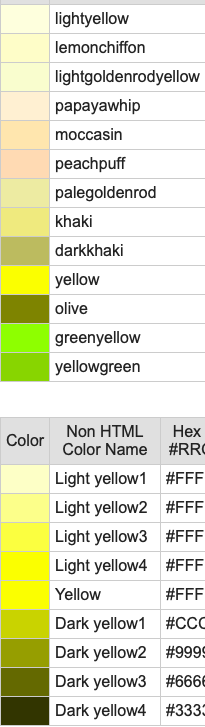
#> input picture images/yellow.png, 205 x 727 px
$ python color.py
#> lines starting #> are read from the running program, lines starting #| are printed output that depends on the picture; after the words box and inside, x2 and y2 are one past the last pixel; in counts of white or black regions, pixels touching at a corner belong together
### color_list_new.py
# -*- coding: utf-8 -*
import numpy as np
import collections

#定義字典存放顏色分量上下限
#例如：{顏色: [min分量, max分量]}
#{'red': [array([160,  43,  46]), array([179, 255, 255])]}

def getColorList():
    dict = collections.defaultdict(list)

    # 黑色
    lower_black = np.array([0, 0, 0])
    upper_black = np.array([180, 255, 46])
    color_list = []
    color_list.append(lower_black)
    color_list.append(upper_black)
    dict['black'] = color_list

    #灰色
    lower_gray = np.array([0, 0, 46])
    upper_gray = np.array([10, 10, 220])
    color_list = []
    color_list.append(lower_gray)
    color_list.append(upper_gray)
    dict['gray']=color_list

    # 白色
    lower_white = np.array([0, 0, 228])
    upper_white = np.array([180, 30, 255])
    color_list = []
    color_list.append(lower_white)
    color_list.append(upper_white)
    dict['white'] = color_list

    #紅色
    lower_red = np.array([163, 59, 88])
    upper_red = np.array([180, 255, 255])
    color_list = []
    color_list.append(lower_red)
    color_list.append(upper_red)
    dict['red']=color_list

    # 紅色2
    lower_red = np.array([0, 88, 88])
    upper_red = np.array([12, 255, 255])
    color_list = []
    color_list.append(lower_red)
    color_list.append(upper_red)
    dict['red2'] = color_list

    #橙色
    lower_orange = np.array([11, 88, 87])
    upper_orange = np.array([25, 255, 255])
    color_list = []
    color_list.append(lower_orange)
    color_list.append(upper_orange)
    dict['orange'] = color_list


    #黃色
    lower_yellow = np.array([23, 78, 87])
    upper_yellow = np.array([34, 255, 255])
    color_list = []
    color_list.append(lower_yellow)
    color_list.append(upper_yellow)
    dict['yellow'] = color_list

    #綠色
    lower_green = np.array([33, 60, 88])
    upper_green = np.array([85, 255, 255])
    color_list = []
    color_list.append(lower_green)
    color_list.append(upper_green)
    dict['green'] = color_list

    #青色
    lower_cyan = np.array([84, 59, 87])
    upper_cyan = np.array([99, 255, 255])
    color_list = []
    color_list.append(lower_cyan)
    color_list.append(upper_cyan)
    dict['cyan'] = color_list

    #藍色
    lower_blue = np.array([95, 59, 87])
    upper_blue = np.array([135, 255, 255])
    color_list = []
    color_list.append(lower_blue)
    color_list.append(upper_blue)
    dict['blue'] = color_list

    # 紫色
    lower_purple = np.array([135, 60, 88])
    upper_purple = np.array([147, 255, 255])
    color_list = []
    color_list.append(lower_purple)
    color_list.append(upper_purple)
    dict['purple'] = color_list

    #pink
    lower_pink = np.array([152, 59, 88])
    upper_pink = np.array([163, 255, 255])
    color_list = []
    color_list.append(lower_pink)
    color_list.append(upper_pink)
    dict['pink'] = color_list


    return dict


# [10 lines that do not run on import are left out]

### color.py
# -*- coding: utf-8 -*
import  cv2
import numpy as np
import color_list_new


#處理圖片
def get_color(frame):
    print('go in get_color')
    hsv = cv2.cvtColor(frame,cv2.COLOR_BGR2HSV)
    maxsum = -100
    color = None
    color_dict = color_list_new.getColorList()
    for d in color_dict:
        #mask = cv2.inRange(hsv,color_dict[d][0],color_dict[d][1])
        mask = cv2.inRange(hsv,color_dict[d][0],color_dict[d][1])
        cv2.imwrite(d+'.jpg',mask)
        binary = cv2.threshold(mask, 127, 255, cv2.THRESH_BINARY)[1]
        binary = cv2.dilate(binary,None,iterations=2)
        cnts, hiera = cv2.findContours(binary.copy(),cv2.RETR_EXTERNAL,cv2.CHAIN_APPROX_SIMPLE)
        sum = 0
        for c in cnts:
            sum+=cv2.contourArea(c)
        if sum > maxsum :
            maxsum = sum
            color = d

    return color


if __name__ == '__main__':
    filename=raw_input("請輸入圖片: ")
#> the answer given: images/yellow.png
    frame = cv2.imread(filename)
#> frame is the input picture: shape (727, 205, 3); mean B, G, R 202.5, 227.7, 226.2
    print(get_color(frame))
#> in get_color, `hsv = cv2.cvtColor(frame,cv2.COLOR_BGR2HSV)`: hsv: shape (727, 205, 3); mean H, S, V 6, 32.3, 228.4
#> the loop in get_color, `for d in color_dict:` made 12 passes
#> cnts on pass 8: [[[0, 322], [0, 382], [50, 382], [50, 322]]]
#> pass 1, in get_color, `mask = cv2.inRange(hsv,color_dict[d][0],color_dict[d][1])`:
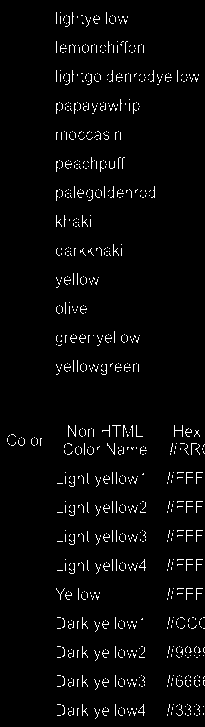
#> mask: shape (727, 205); 3.1% white in thin lines or dots
#> pass 1, in get_color, `binary = cv2.dilate(binary,None,iterations=2)`:
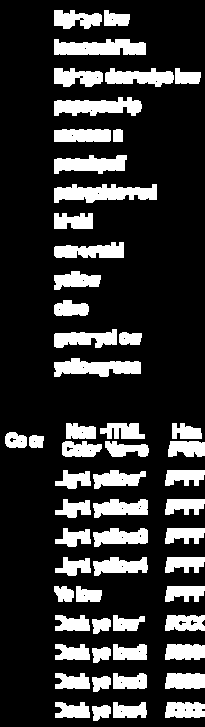
#> binary: shape (727, 205); 20.3% white; 57 white regions, largest, box (x1, y1, x2, y2) and area: (54, 184, 157, 203) 1337, (54, 39, 146, 55) 1204, (54, 97, 142, 116) 1142
#> pass 2, in get_color, `mask = cv2.inRange(hsv,color_dict[d][0],color_dict[d][1])`:
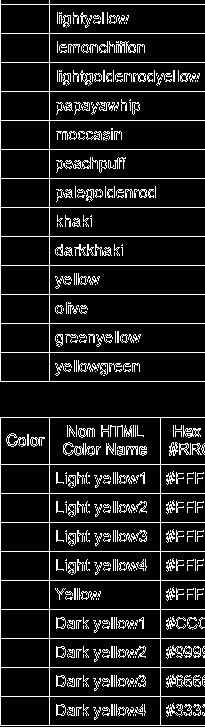
#> mask: shape (727, 205); 11.3% white in thin lines or dots
#> pass 2, in get_color, `binary = cv2.dilate(binary,None,iterations=2)`:
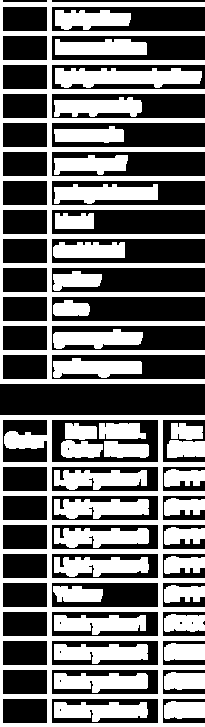
#> binary: shape (727, 205); 44.9% white; 39 white regions, largest, box (x1, y1, x2, y2) and area: (0, 0, 205, 384) 16862, (0, 415, 205, 727) 15036, (55, 68, 202, 88) 2143
#> after the loop in get_color, `for d in color_dict:`: mask: shape (727, 205); every value is 0
#> after the loop in get_color, `for d in color_dict:`: color = 'white'; maxsum = 107689
#| white
    img=cv2.imread(filename)
    cv2.imshow("image",img)
    # 按下任意鍵則關閉所有視窗
    cv2.waitKey(0)
    cv2.destroyAllWindows()

$ run again, with images/brown.png copied over images/yellow.png
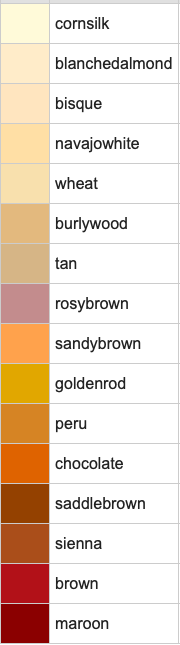
#> input picture images/brown.png, 180 x 645 px
#> frame is the input picture: shape (645, 180, 3); mean B, G, R 203, 217.2, 234.4
#> hsv: shape (645, 180, 3); mean H, S, V 9.4, 39.7, 234.4
#> the loop in get_color, `for d in color_dict:` made 12 passes
#> pass 1, in get_color, `mask = cv2.inRange(hsv,color_dict[d][0],color_dict[d][1])`:
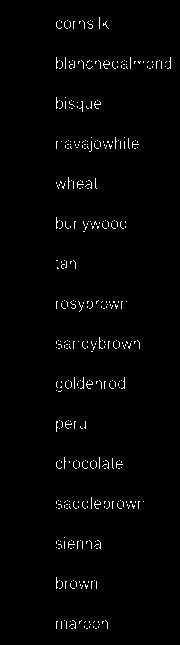
#> mask: shape (645, 180); 1.6% white in thin lines or dots, all inside (x1, y1, x2, y2) = (56, 17, 171, 629)
#> pass 2, in get_color, `binary = cv2.dilate(binary,None,iterations=2)`:
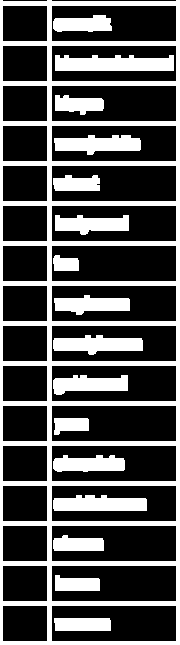
#> binary: shape (645, 180); 31.3% white; 17 white regions, largest, box (x1, y1, x2, y2) and area: (0, 0, 180, 645) 21852, (55, 55, 174, 71) 1643, (53, 495, 147, 511) 1283
#> after the loop in get_color, `for d in color_dict:`: color = 'gray'; maxsum = 115108
#| gray
